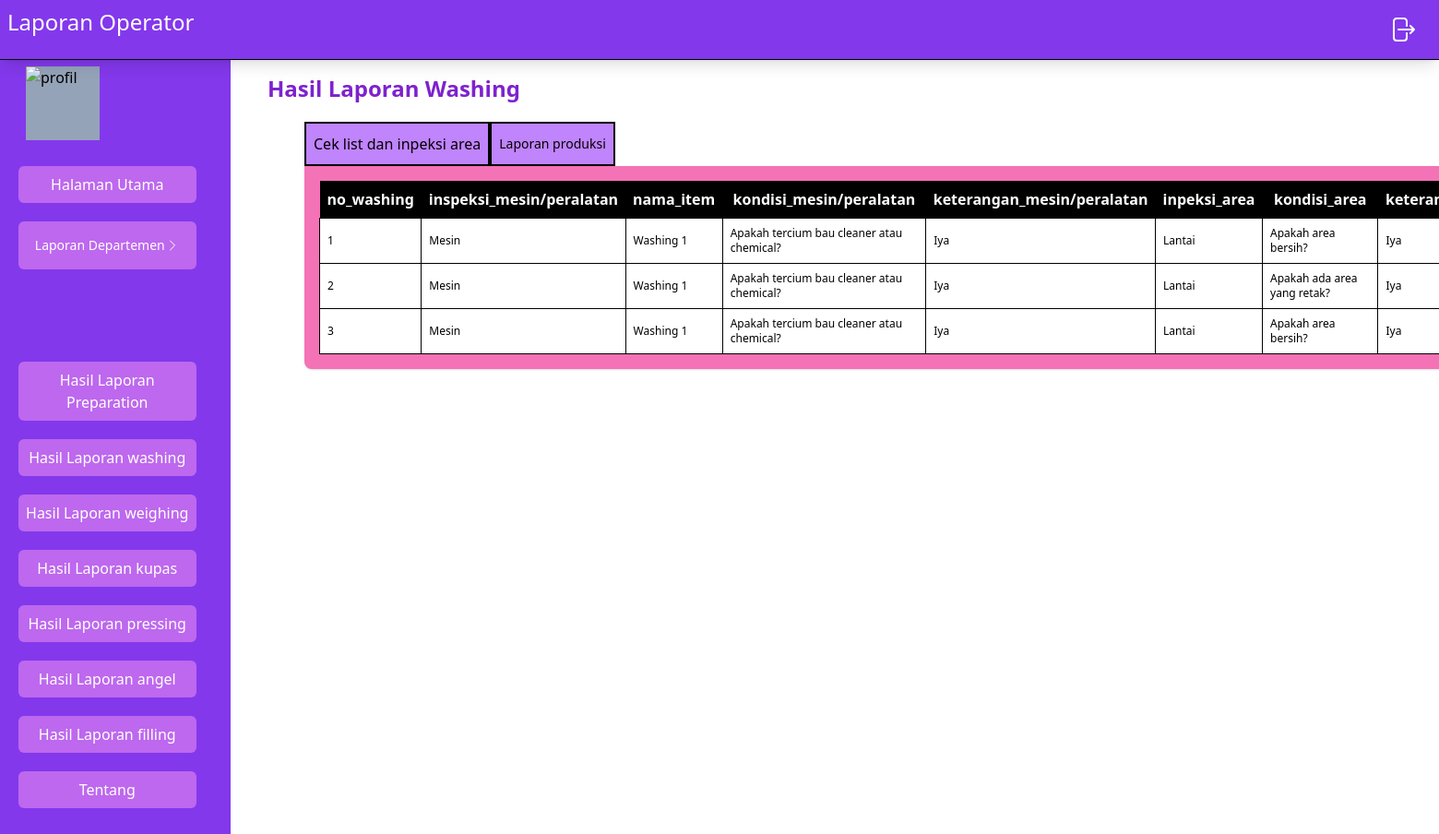
The page /src/Operator/laporanWashing.php on the database its author committed.
### tables this page shows
CREATE TABLE `form_washing_inspeksi_area` (
  `no_washing` int NOT NULL,
  `inspeksi_mesin/peralatan` set('Mesin','Peralatan Produksi') NOT NULL,
  `nama_item` set('Washing 1','Washing 2','Washing 3','Spinner 1','Spinner 2','Convayer 1 dan 2','Bak stainless steel','Container','Saringan','Dosing pump klorin','Selang air') NOT NULL,
  `kondisi_mesin/peralatan` set('Apakah tercium bau cleaner atau chemical?','Apakah part berfungsi dengan baik?','Apakah ada bagian berjamur?','Apakah ada bagian berkarat?','Apakah ada bagian yang kendor?','Apakah ada bagian pecah/sobek/bocor/patah?','apakah ada bagian yang hilang') NOT NULL,
  `keterangan_mesin/peralatan` enum('Iya','Tidak') NOT NULL,
  `inpeksi_area` set('Lantai','Dinding','Plafond','Pintu','Plastic Curtain','Gutter') NOT NULL,
  `kondisi_area` set('Apakah area bersih?','Apakah ada area yang terkelupas?','Apakah ada area yang retak?','Apakah ada area yang berjamur?','Apakah ada sisa buah atau sayur?') NOT NULL,
  `keterangan_area` enum('Iya','Tidak') NOT NULL,
  `inspeksi_alat_cleaning` set('Alat pel','Tarikan air','Kuraray','Sikat','Sikat gagang','Sponges') NOT NULL,
  `kondisi_alat_cleaning` set('Apakah alat bersih?','Apakah alat berfungsi normal?','Apakah alat ada identitas?','Apakah alat bebas dari jamur?') NOT NULL,
  `keterangan_alat_cleaning` enum('Iya','Tidak') NOT NULL,
  `tanggal` date NOT NULL
);

### src/Operator/laporanWashing.php (the view, shortened to what this page needs)
<?php
include("navbar.php");
include("../koneksi.php");
$getDataCekList = mysqli_query($con ,"SELECT * FROM `form_washing_inspeksi_area`  ");
?>
<!DOCTYPE html>
<html lang="en">
<head>
  <link rel="stylesheet" href="../../dist/output.css" />
</head>
<body>
  <div>
    <div class="flex">
      <div class="mainPage container mt-20 w-1/2 ml-20 ">
        <h1 class="text-2xl -ml-10 mb-5 text-purple-700 font-bold">
          Hasil Laporan Washing
        </h1>
        <div class="maincontainer lg:w-[1000px] lg:h-[400px] container h-[300px] w-[600px]">
          <div class="inline">
            <ul class="flex">
              <li
                class="btnProfil bg-purple-400 hover:bg-purple-600 h-12 w-fit p-2 text-md border-2 border-black text-center items-center flex justify-center cursor-pointer">
                Cek list dan inpeksi area
              </li>
              <li
                class="btnUbah bg-purple-400 hover:bg-purple-600  h-12 w-fit p-2 text-md border-2 border-black text-center items-center text-sm flex justify-center cursor-pointer">
                Laporan produksi
              </li>
            </ul>
          </div>
          <div class="bg-pink-400 shadow w-fit rounded-b-lg  flex  justify-center p-2">
          <section class="cekList">
              <div class=" items-center justify-evenly m-2 gap-4 w-full">
                <table>
                    <tr class="bg-black text-white p-2">
                        <th class="p-2">no_washing</th>
                        <th class="p-2">inspeksi_mesin/peralatan</th>
                        <th class="p-2">nama_item </th>
                        <th class="p-2">kondisi_mesin/peralatan</th>
                        <th class="p-2">keterangan_mesin/peralatan</th>
                        <th class="p-2">inpeksi_area</th>
                        <th class="p-2">kondisi_area </th>
                        <th class="p-2">keterangan_area </th>
                    </tr>
                    <?php
                    $no = 1;
                    while ($data = mysqli_fetch_array($getDataCekList)) {
                        ?>
                        <tr class="text-xs bg-white border  ">
                            <td class=" p-2 border border-black ">
                                <?php echo $no; ?>
                            </td>
                            <td class=" p-2 border border-black ">
                                <?php echo $data['inspeksi_mesin/peralatan']; ?>
                            </td>
                            <td class=" p-2 border border-black ">
                                <?php echo $data['nama_item']; ?>
                            </td>
                            <td class=" p-2 border border-black ">
                                <?php echo $data['kondisi_mesin/peralatan']; ?>
                            </td>
                            <td class=" p-2 border border-black ">
                                <?php echo $data['keterangan_mesin/peralatan']; ?>
                            </td>
                            <td class=" p-2 border border-black ">
                                <?php echo $data['inpeksi_area']; ?>
                            </td>
                            <td class=" p-2 border border-black ">
                                <?php echo $data['kondisi_area']; ?>
                            </td>
                            <td class=" p-2 border border-black ">
                                <?php echo $data['keterangan_area']; ?>
                            </td>
                        </tr>
                        <?php
                        $no++;
                    }
                    ?>
                </table>
              </div>
            </section>
          </div>
        </div>
      </div>
    </div>
  </div>
</body>
</html>

### rows shown on the page
form_washing_inspeksi_area: value "Mesin", nama_item "Washing 1", value "Apakah tercium bau cleaner atau chemical?", value "Iya", inpeksi_area "Lantai", kondisi_area "Apakah area bersih?", keterangan_area "Iya"
form_washing_inspeksi_area: value "Mesin", nama_item "Washing 1", value "Apakah tercium bau cleaner atau chemical?", value "Iya", inpeksi_area "Lantai", kondisi_area "Apakah ada area yang retak?", keterangan_area "Iya"
form_washing_inspeksi_area: value "Mesin", nama_item "Washing 1", value "Apakah tercium bau cleaner atau chemical?", value "Iya", inpeksi_area "Lantai", kondisi_area "Apakah area bersih?", keterangan_area "Iya"
